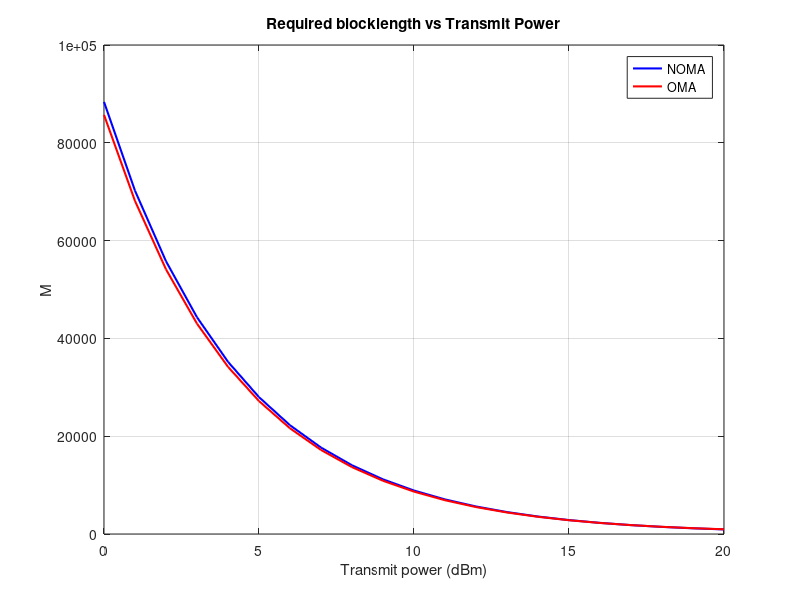

The MATLAB script that drew this image:
% This script analysis performance between NOMA OMA
% 2 user case
clc; clear variables; close all;
N = 1e6;
N1 = 80;
N2 = 80;


eplsion1R = 10^-5;
eplsion2R = 10^-4;


BW = 10^7;                  %System bandwidth
No = -174 + 10*log10(BW);   %Noise power (dBm)
no = (10^-3)*10.^(No/10);   %Noise power (linear scale)

d1 = 100;
d2 = 175;
eta = 4;

h1 = sqrt(1/2*d1^-eta)*(randn(1,N)+1i*randn(1,N));
h2 = sqrt(1/2*d2^-eta)*(randn(1,N)+1i*randn(1,N));

% h1 = sqrt(1/2*(1+d1^eta)^-1)*(randn(1,N)+1i*randn(1,N));
% h2 = sqrt(1/2*(1+d2^eta)^-1)*(randn(1,N)+1i*randn(1,N));


lamda1 = mean(abs(h1).^2);
lamda2 = mean(abs(h2).^2);


Pt = 0:1:20;                    %Transmit Power in dBm
pt = (10^-3).*db2pow(Pt);    %Transmit Power (linear scale)

beta1 = 0.5;
beta2 = 1-beta1;

delta = 0.5;

NOMA_opt_M = zeros(1,length(Pt));
OMA_opt_M1 = zeros(1,length(Pt));
OMA_opt_M2 = zeros(1,length(Pt));
OMA_opt_M = zeros(1,length(Pt));


for u=1:length(Pt)
    Rho(u) = Pt(u)-No;
    
    rho = pt(u)/no;
    rho*lamda1*eplsion1R;
    
    % Blocklength for NOMA users
    contraint = (lamda1*eplsion1R)/(lamda2*eplsion2R);
    theta = contraint*delta;
        
    check = (lamda2*eplsion2R*rho + 2)*lamda1*eplsion1R - (lamda2*eplsion2R.*rho + 4)*lamda2*eplsion2R > 0
    switch (check)
        case 0
            eplsion2R_m = theta*eplsion2R;
        case 1
            eplsion2R_m = eplsion2R;
    end
    opt_a1(u) = (-lamda1*eplsion1R + sqrt((lamda1*eplsion1R)^2+...
                  4*(lamda2*eplsion2R_m)^2*rho*(lamda1*eplsion1R-lamda2*eplsion2R_m))) ...
                  / (2*lamda2*eplsion2R_m*rho*(lamda1*eplsion1R-lamda2*eplsion2R_m));
              
    opt_a11(u) = (-lamda1*eplsion1R + sqrt((lamda1*eplsion1R)^2+...
                  4*(lamda2*eplsion2R_m)^2)) ...
                  / (2*lamda2*eplsion2R_m);
    
    opt_a1(u)*rho*(lamda1*eplsion1R-lamda2*eplsion2R_m)
              
    NOMA_opt_M(u) = N1/log2(1+((-lamda1*eplsion1R + ...
                    sqrt((lamda1*eplsion1R)^2+4*(lamda2*eplsion2R_m)^2*rho*(lamda1*eplsion1R-lamda2*eplsion2R_m)))...
                    / (2*lamda2*eplsion2R_m)));
    
                
    NOMA_opt_M1(u) = N1/(opt_a1(u)*rho*(lamda1*eplsion1R - lamda2*eplsion2R_m));
    NOMA_opt_M21(u) = N1/log2((1+rho*lamda2*eplsion2R_m)/(1+rho*lamda2*eplsion2R_m*opt_a1(u)));
    NOMA_opt_M22(u) = N1/log2(1+opt_a11(u)*rho*(lamda1*eplsion1R - lamda2*eplsion2R_m));
    

    % Blocklength for OMA users
    % Equal power allocation
    rho1 = (0.5*pt(u)) / (beta1*no);
    rho2 = (0.5*pt(u)) / (beta2*no);
    OMA_opt_M1(u) = N1/(beta1*log2(1+(eplsion1R*lamda1*rho1)));
    OMA_opt_M2(u) = N2/(beta2*log2(1+(eplsion2R*lamda2*rho2)));
    
%     OMA_opt_M1_appro(u) = N1/(beta1*(eplsion1R*lamda1*rho1));
%     OMA_opt_M2_appro(u) = N2/(beta2*(eplsion2R*lamda2*rho2));
    
    OMA_opt_M(u) = OMA_opt_M1(u)+OMA_opt_M2(u);
%     OMA_opt_M_appro(u) = OMA_opt_M1_appro(u)+OMA_opt_M2_appro(u);

end



figure(1)
plot(Pt, NOMA_opt_M, 'b', 'linewidth', 1.5);
hold on; grid on;
plot(Pt, OMA_opt_M, 'r', 'linewidth', 1.5);
% plot(Pt, OMA_opt_M_appro, 'g', 'linewidth', 1.5);

xlabel('Transmit power (dBm)');
ylabel('M');
title('Required blocklength vs Transmit Power');
legend('NOMA','OMA');



% figure(2)
% plot(Pt, NOMA_opt_M, 'b', 'linewidth', 1.5);
% hold on; grid on;
% plot(Pt, OMA_opt_M1, '-or', 'linewidth', 1.5);
% plot(Pt, OMA_opt_M2, '-sr', 'linewidth', 1.5);
% plot(Pt, OMA_opt_M - NOMA_opt_M, 'g', 'linewidth', 1.5);
% 
% xlabel('Transmit power (dBm)');
% ylabel('M');
% title('Required blocklength vs Transmit Power');
% legend('NOMA','OMA1','OMA2','Gap');
% 
% 
% 
% figure(3)
% plot(Pt, NOMA_opt_M, 'b', 'linewidth', 1.5);
% hold on; grid on;
% plot(Pt, NOMA_opt_M21, '*b', 'linewidth', 1.5);
% plot(Pt, NOMA_opt_M22, 'sb', 'linewidth', 1.5);
% 
% plot(Pt, NOMA_opt_M1, 'ob', 'linewidth', 1.5);
% 
% plot(Pt, OMA_opt_M1, '-or', 'linewidth', 1.5);
% plot(Pt, OMA_opt_M2, '-sr', 'linewidth', 1.5);
% 
% plot(Pt, OMA_opt_M1_appro, '-og', 'linewidth', 1.5);
% plot(Pt, OMA_opt_M2_appro, '-sg', 'linewidth', 1.5);
